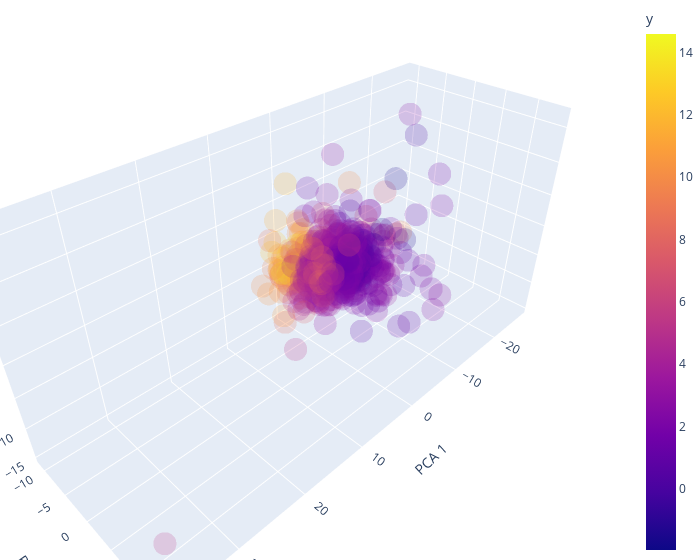

Source (notebook cell):
### Code cell
# Plot a 3d chart with PCAs on each axis
fig = plt.figure(figsize=(15, 8))
fig = px.scatter_3d(x=pca_output[:,0], y=pca_output[:,1], z=pca_output[:,2], color=y.values,  opacity=0.2)

# Format chart
fig.update_layout(scene = dict(
                    xaxis_title=r'PCA 1',
                    yaxis_title=r'PCA 2',
                    zaxis_title=r'PCA 3'),
                    width=700,
                    margin=dict(r=0, b=0, l=0, t=0),
                    coloraxis_colorbar=dict(title='y'))
fig.show()

### Figure 1 — Plotly figure (JSON) as saved in the notebook; plotly's stock layout.template omitted (floating-point values rounded to 4 significant figures; data arrays with more than 128 entries replaced by an {"elided": "..."} marker saying what was removed)
{"data": [{"hovertemplate": "x=%{x}<br>y=%{y}<br>z=%{z}<br>color=%{marker.color}<extra></extra>", "legendgroup": "", "marker": {"color": {"elided": "660 float values"}, "coloraxis": "coloraxis", "opacity": 0.2, "symbol": "circle"}, "mode": "markers", "name": "", "scene": "scene", "showlegend": false, "type": "scatter3d", "x": {"elided": "660 float values"}, "y": {"elided": "660 float values"}, "z": {"elided": "660 float values"}}], "layout": {"coloraxis": {"colorbar": {"title": {"text": "y"}}, "colorscale": [[0, "#0d0887"], [0.1111, "#46039f"], [0.2222, "#7201a8"], [0.3333, "#9c179e"], [0.4444, "#bd3786"], [0.5556, "#d8576b"], [0.6667, "#ed7953"], [0.7778, "#fb9f3a"], [0.8889, "#fdca26"], [1, "#f0f921"]]}, "legend": {"tracegroupgap": 0}, "margin": {"b": 0, "l": 0, "r": 0, "t": 0}, "scene": {"domain": {"x": [0, 1], "y": [0, 1]}, "xaxis": {"title": {"text": "PCA 1"}}, "yaxis": {"title": {"text": "PCA 2"}}, "zaxis": {"title": {"text": "PCA 3"}}}, "width": 700}}
